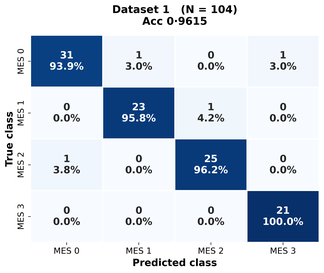
#> input picture revision_inconsistent/cm_images_v2/T1_Dataset_1_N_=_104.png, 324 x 273 px, shrunk from 1918 x 1612 before the run, found by its file name; its folder holds only this picture in this run
$ python append_combined_cms.py
#> lines starting #> are read from the running program, lines starting #| are printed output that depends on the picture
"""
Gabungkan semua CM image per tabel, lalu ganti section gambar di DOCX.
Script ini MENGGANTI (bukan menambahkan) halaman Combined CM yang lama.
"""
import os
from PIL import Image, ImageDraw, ImageFont
import docx
from docx.shared import Inches, Pt
from docx.enum.text import WD_ALIGN_PARAGRAPH
from docx.oxml.ns import qn
from docx.oxml import OxmlElement
import copy

BASE   = "/Users/aliffandy/Documents/PukulEnam/Colonomind Training Resource/revision_inconsistent"
CM_DIR = os.path.join(BASE, "cm_images_v2")
DOC_IN = os.path.join(BASE, "ColonoMind_Table1_CM_Final.docx")

SECTION_MARKER = "==COMBINED_CM_SECTION=="   # penanda tersembunyi di paragraf pertama section

def combine_images(files, title, out_filename, n_cols=3):
#> called with out_filename = 'Combined_T1.png', n_cols = 3
    images = []
    for f in files:
        path = os.path.join(CM_DIR, f)
        if os.path.exists(path):
            images.append(Image.open(path))
        else:
            print(f"  MISSING: {f}")

    if not images:
        return None

    w, h   = images[0].size
#> w = 324; h = 273
    pad    = 40
    title_h = 90
    n_rows = -(-len(images) // n_cols)          # ceiling div
#> n_rows = 1

    total_w = n_cols * w + (n_cols + 1) * pad
#> total_w = 1132
    total_h = n_rows * h + (n_rows + 1) * pad + title_h
#> total_h = 443

    canvas = Image.new('RGB', (total_w, total_h), 'white')
#> canvas: PIL image 1132x443 RGB; every value is 255
    draw   = ImageDraw.Draw(canvas)

    try:
        font_title = ImageFont.truetype("Arial Bold.ttf", 54)
    except:
        try:
            font_title = ImageFont.truetype("Arial", 54)
        except:
            font_title = ImageFont.load_default()

    bbox = draw.textbbox((0, 0), title, font=font_title)
#> bbox = (-1, 10, 1158, 52)
    tw   = bbox[2] - bbox[0]
#> tw = 1159
    draw.text(((total_w - tw) / 2, pad), title, fill='black', font=font_title)

    for idx, img in enumerate(images):
        row = idx // n_cols
        col = idx % n_cols
        # Center last incomplete row
        imgs_this_row = min(n_cols, len(images) - row * n_cols)
        row_width     = imgs_this_row * w + (imgs_this_row - 1) * pad
        x_start       = (total_w - row_width) // 2
        x = x_start + col * (w + pad)
        y = title_h + pad + row * (h + pad)
        canvas.paste(img, (x, y))
#> this loop made 1 pass
#> (row, col, imgs_this_row, row_width, x_start, x, y) on pass 1: (0, 0, 1, 324, 404, 404, 130)
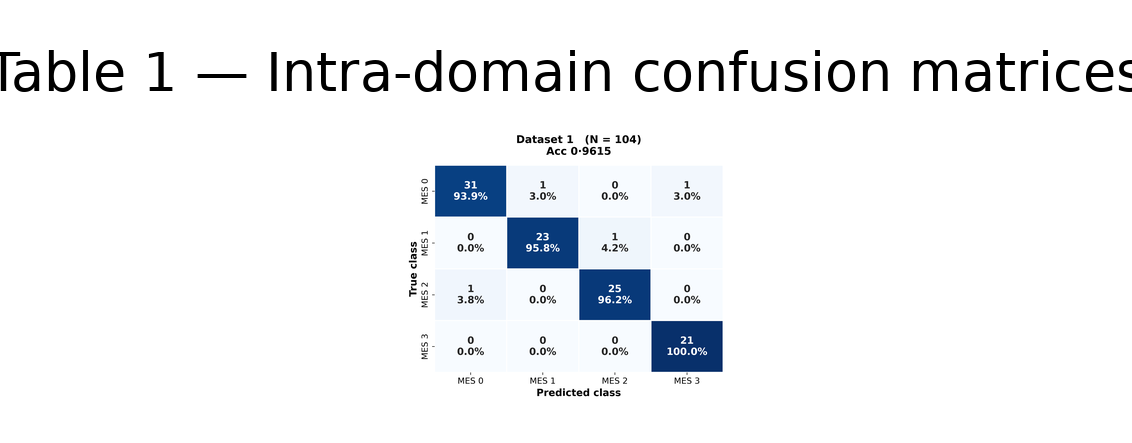
#> canvas: PIL image 1132x443 RGB; mean R, G, B 240.3, 242, 244.1

    out_path = os.path.join(BASE, out_filename)
    canvas.save(out_path, dpi=(300, 300))
    print(f"  Saved → {out_filename}")
    return out_path


def remove_old_cm_section(doc):
    """Hapus semua elemen setelah penanda SECTION_MARKER."""
    body = doc.element.body
    paragraphs = doc.paragraphs

    marker_idx = None
    for i, para in enumerate(paragraphs):
        if SECTION_MARKER in para.text:
            marker_idx = i
            break

    if marker_idx is None:
        return False    # tidak ada section lama, tidak perlu hapus

    # Kumpulkan semua elemen XML dari marker ke akhir body
    all_body_children = list(body)
    para_xml_list = [para._element for para in paragraphs]

    marker_xml = para_xml_list[marker_idx]
    found = False
    to_remove = []
    for child in all_body_children:
        if child == marker_xml:
            found = True
        if found:
            to_remove.append(child)

    for el in to_remove:
        body.remove(el)

    print(f"  Removed old CM section ({len(to_remove)} elements)")
    return True


def add_hidden_marker(doc):
    """Tambahkan paragraf penanda tersembunyi (warna putih) untuk deteksi saat re-run."""
    para = doc.add_paragraph(SECTION_MARKER)
    run  = para.runs[0]
    run.font.color.rgb = docx.shared.RGBColor(0xFF, 0xFF, 0xFF)  # putih = tidak terlihat
    run.font.size = Pt(1)


def run():
    all_files = sorted(f for f in os.listdir(CM_DIR) if f.endswith('.png'))

    tables = {
        "T1": ([f for f in all_files if f.startswith("T1_")],
               "Table 1 — Intra-domain confusion matrices",
               "Combined_T1.png", 3),
        "T2": ([f for f in all_files if f.startswith("T2_")],
               "Table 2 — Cross-domain confusion matrices",
               "Combined_T2.png", 3),
        "T3": ([f for f in all_files if f.startswith("T3_")],
               "Table 3 — Multi-domain (LIMUC) confusion matrices",
               "Combined_T3.png", 3),
        "T4": ([f for f in all_files if f.startswith("T4_")],
               "Table 4 — Multi-domain (TMC-UCM) confusion matrices",
               "Combined_T4.png", 3),
    }

    print("═" * 60)
    print("STEP 1: Menggabungkan gambar CM per tabel...")
    combined_paths = []
    for tkey, (files, title, fname, n_cols) in tables.items():
        print(f"\n[{tkey}] {title}")
        p = combine_images(files, title, fname, n_cols)
        if p:
            combined_paths.append((title, p))

    print("\n═" * 60)
    print("STEP 2: Update DOCX — menghapus halaman CM lama dan memasukkan yang baru...")

    doc = docx.Document(DOC_IN)
    removed = remove_old_cm_section(doc)
    if not removed:
        print("  (Tidak ada section lama — gambar langsung ditambahkan di halaman baru)")

    # Tambah page break + marker tersembunyi
    doc.add_page_break()
    add_hidden_marker(doc)

    # Judul section
    heading = doc.add_heading("Confusion Matrices — All Tables", level=1)
    heading.alignment = WD_ALIGN_PARAGRAPH.CENTER

    # Masukkan tiap gambar di halaman terpisah
    for i, (title, img_path) in enumerate(combined_paths):
        sub = doc.add_heading(title, level=2)
        sub.alignment = WD_ALIGN_PARAGRAPH.CENTER
        pic_para = doc.add_paragraph()
        pic_para.alignment = WD_ALIGN_PARAGRAPH.CENTER
        run = pic_para.add_run()
        run.add_picture(img_path, width=Inches(6.8))
        if i < len(combined_paths) - 1:
            doc.add_page_break()

    doc.save(DOC_IN)
    print(f"\n✅ Selesai! DOCX diperbarui: {os.path.basename(DOC_IN)}")
    print(f"   Gambar gabungan: {len(combined_paths)} tabel, masing-masing di halaman sendiri.")

if __name__ == "__main__":
    run()
#> (the call stopped at in run, `doc = docx.Document(DOC_IN)`: docx is not available in this run)
